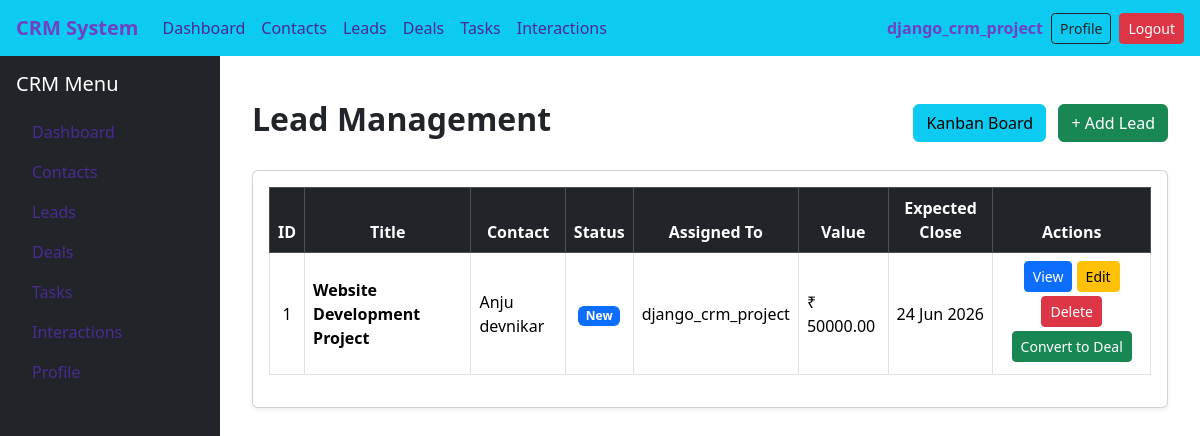
Page /leads/ (signed in) on the earlier database version.
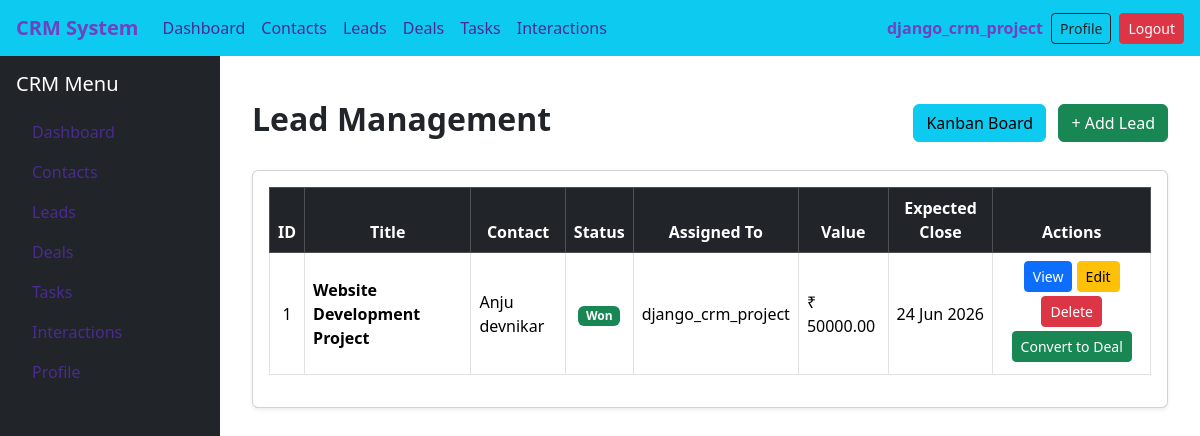
Same page on the later database version.
### leads/models.py (models this page shows, shortened)
class Lead(models.Model):
    STATUS_CHOICES = [
        ('new','New'),
        ('contacted','Contacted'),
        ('qualified','Qualified'),
        ('proposal','Proposal'),
        ('won','Won'),
        ('lost','Lost'),
    ]
    contact = models.ForeignKey(Contact,on_delete=models.CASCADE)
    title = models.CharField(max_length=200)
    status = models.CharField(max_length=20, choices=STATUS_CHOICES, default='new')
    assigned_to = models.ForeignKey(settings.AUTH_USER_MODEL, on_delete=models.SET_NULL, null=True,blank=True)
    estimated_value = models.DecimalField(max_digits=12, decimal_places=2, default=0)
    expected_close =models.DateField(null=True, blank=True)
    created_at = models.DateTimeField(auto_now_add=True)
    updated_at =models.DateTimeField(auto_now=True)

### contacts/models.py (models this page shows)
class Contact(models.Model):
    SOURCE_CHOICES = (
        ('website','Website'),
        ('referral','Referral'),
        ('social','Social Media'),
        ('cold_call','Cold Call'),
    )
    first_name = models.CharField(max_length=100)
    last_name = models.CharField(max_length=100)
    email = models.EmailField(unique=True)
    phone = models.CharField(max_length=20,blank=True)
    company = models.ForeignKey(Company,on_delete=models.SET_NULL,null=True,blank=True)
    assigned_to = models.ForeignKey(settings.AUTH_USER_MODEL,on_delete=models.SET_NULL,null=True,blank=True)
    source = models.CharField(max_length=20,choices=SOURCE_CHOICES)
    created_at = models.DateTimeField(auto_now_add=True)
    def __str__(self):
       return f"{self.first_name} {self.last_name}"

### accounts/models.py (models this page shows)
class CustomUser(AbstractUser):
    ROLE_CHOICES = (
        ('admin', 'Admin'),
        ('agent', 'Agent'),
    )
    role = models.CharField(max_length=10, choices=ROLE_CHOICES, default='agent')
    phone = models.CharField(max_length=15, blank=True, null=True)
    profile_pic = models.ImageField(upload_to="profiles/", blank=True, null=True)
    email = models.EmailField(unique=True)
    is_approved = models.BooleanField(default=False, help_text="Admin approval required for login")
    def __str__(self):
        return self.username

### leads/views.py (the view)
# urls.py: path('', views.lead_list, name='lead_list'),
@login_required
def lead_list(request):
    leads = Lead.objects.all().order_by("-created_at")
    return render(request, "leads/lead_list.html", {
        "leads": leads
    })

### templates/leads/lead_list.html (shortened to what the changed rows need)
{% extends 'base.html' %}
{% block content %}
<div class="container mt-4">
    <div class="d-flex justify-content-between align-items-center mb-4">
        <h2 class="fw-bold">Lead Management</h2>
    </div>
    <div class="card shadow-sm">
        <div class="card-body">
            <div class="table-responsive">
                <table class="table table-hover table-bordered align-middle">
                    <thead class="table-dark text-center">
                        <tr>
                            <th>ID</th>
                            <th>Title</th>
                            <th>Contact</th>
                            <th>Status</th>
                            <th>Assigned To</th>
                            <th>Value</th>
                            <th>Expected Close</th>
                            <th>Actions</th>
                        </tr>
                    </thead>
                    <tbody>
                        {% for lead in leads %}
                        <tr>
                            <td class="text-center">{{ lead.id }}</td>
                            <td class="fw-semibold">{{ lead.title }}</td>
                            <td>{{ lead.contact }}</td>
                            <td class="text-center">
                                {% if lead.status == "new" %}
                                    <span class="badge bg-primary">New</span>
                                {% elif lead.status == "contacted" %}
                                    <span class="badge bg-info text-dark">Contacted</span>
                                {% elif lead.status == "qualified" %}
                                    <span class="badge bg-warning text-dark">Qualified</span>
                                {% elif lead.status == "proposal" %}
                                    <span class="badge bg-secondary">Proposal</span>
                                {% elif lead.status == "won" %}
                                    <span class="badge bg-success">Won</span>
                                {% elif lead.status == "lost" %}
                                    <span class="badge bg-danger">Lost</span>
                                {% endif %}
                            </td>
                            <td>
                                {{ lead.assigned_to|default:"Unassigned" }}
                            </td>
                            <td>
                                ₹ {{ lead.estimated_value|floatformat:2 }}
                            </td>
                            <td>
                                {{ lead.expected_close|date:"d M Y"|default:"-" }}
                            </td>
                            <td class="text-center">
                                <a href="{% url 'lead_detail' lead.id %}"
                                   class="btn btn-primary btn-sm mb-1">
                                    View
                                </a>
                                <a href="{% url 'lead_edit' lead.id %}"
                                   class="btn btn-warning btn-sm mb-1">
                                    Edit
                                </a>
                                <a href="{% url 'lead_delete' lead.id %}"
                                   class="btn btn-danger btn-sm mb-1">
                                    Delete
                                </a>
                                <a href="{% url 'lead_convert' lead.id %}"
                                   class="btn btn-success btn-sm mb-1">
                                    Convert to Deal
                                </a>
                            </td>
                        </tr>
                        {% empty %}
                        <tr>
                            <td colspan="8" class="text-center text-muted py-4">
                                No Leads Found
                            </td>
                        </tr>
                        {% endfor %}
                    </tbody>
                </table>
            </div>
        </div>
    </div>
</div>
{% endblock %}

Differences in the rows shown:
changed Lead "Website Development Project": status "New" → "Won"
